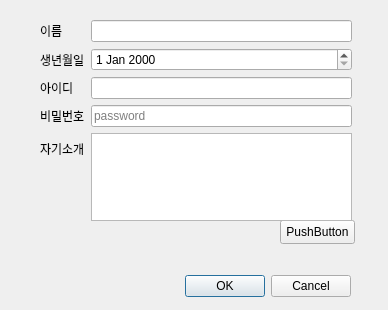
<?xml version="1.0" encoding="UTF-8"?>
<ui version="4.0">
 <class>Dialog</class>
 <widget class="QDialog" name="Dialog">
  <property name="geometry">
   <rect>
    <x>0</x>
    <y>0</y>
    <width>388</width>
    <height>310</height>
   </rect>
  </property>
  <property name="windowTitle">
   <string>Dialog</string>
  </property>
  <widget class="QDialogButtonBox" name="buttonBox">
   <property name="geometry">
    <rect>
     <x>10</x>
     <y>270</y>
     <width>341</width>
     <height>32</height>
    </rect>
   </property>
   <property name="orientation">
    <enum>Qt::Orientation::Horizontal</enum>
   </property>
   <property name="standardButtons">
    <set>QDialogButtonBox::StandardButton::Cancel|QDialogButtonBox::StandardButton::Ok</set>
   </property>
  </widget>
  <widget class="QPushButton" name="pushButton">
   <property name="geometry">
    <rect>
     <x>280</x>
     <y>220</y>
     <width>75</width>
     <height>24</height>
    </rect>
   </property>
   <property name="text">
    <string>PushButton</string>
   </property>
  </widget>
  <widget class="QWidget" name="">
   <property name="geometry">
    <rect>
     <x>40</x>
     <y>20</y>
     <width>312</width>
     <height>201</height>
    </rect>
   </property>
   <layout class="QFormLayout" name="formLayout">
    <item row="0" column="0">
     <widget class="QLabel" name="label">
      <property name="text">
       <string>이름</string>
      </property>
     </widget>
    </item>
    <item row="0" column="1">
     <widget class="QLineEdit" name="lineEdit"/>
    </item>
    <item row="1" column="0">
     <widget class="QLabel" name="label_2">
      <property name="text">
       <string>생년월일</string>
      </property>
     </widget>
    </item>
    <item row="1" column="1">
     <widget class="QDateEdit" name="dateEdit"/>
    </item>
    <item row="2" column="0">
     <widget class="QLabel" name="label_3">
      <property name="text">
       <string>아이디</string>
      </property>
     </widget>
    </item>
    <item row="2" column="1">
     <widget class="QLineEdit" name="lineEdit_3"/>
    </item>
    <item row="3" column="0">
     <widget class="QLabel" name="label_4">
      <property name="text">
       <string>비밀번호</string>
      </property>
     </widget>
    </item>
    <item row="3" column="1">
     <widget class="QLineEdit" name="lineEdit_4">
      <property name="inputMask">
       <string/>
      </property>
      <property name="echoMode">
       <enum>QLineEdit::EchoMode::Password</enum>
      </property>
      <property name="placeholderText">
       <string>password</string>
      </property>
      <property name="clearButtonEnabled">
       <bool>false</bool>
      </property>
     </widget>
    </item>
    <item row="4" column="0">
     <widget class="QLabel" name="label_5">
      <property name="text">
       <string>자기소개</string>
      </property>
     </widget>
    </item>
    <item row="4" column="1">
     <widget class="QTextEdit" name="textEdit"/>
    </item>
   </layout>
  </widget>
 </widget>
 <tabstops>
  <tabstop>lineEdit</tabstop>
  <tabstop>dateEdit</tabstop>
  <tabstop>lineEdit_3</tabstop>
  <tabstop>lineEdit_4</tabstop>
  <tabstop>textEdit</tabstop>
 </tabstops>
 <resources/>
 <connections>
  <connection>
   <sender>buttonBox</sender>
   <signal>accepted()</signal>
   <receiver>Dialog</receiver>
   <slot>accept()</slot>
   <hints>
    <hint type="sourcelabel">
     <x>248</x>
     <y>284</y>
    </hint>
    <hint type="destinationlabel">
     <x>98</x>
     <y>249</y>
    </hint>
   </hints>
  </connection>
  <connection>
   <sender>buttonBox</sender>
   <signal>rejected()</signal>
   <receiver>Dialog</receiver>
   <slot>reject()</slot>
   <hints>
    <hint type="sourcelabel">
     <x>316</x>
     <y>290</y>
    </hint>
    <hint type="destinationlabel">
     <x>291</x>
     <y>286</y>
    </hint>
   </hints>
  </connection>
  <connection>
   <sender>pushButton</sender>
   <signal>clicked()</signal>
   <receiver>textEdit</receiver>
   <slot>clear()</slot>
   <hints>
    <hint type="sourcelabel">
     <x>303</x>
     <y>234</y>
    </hint>
    <hint type="destinationlabel">
     <x>226</x>
     <y>195</y>
    </hint>
   </hints>
  </connection>
 </connections>
</ui>
